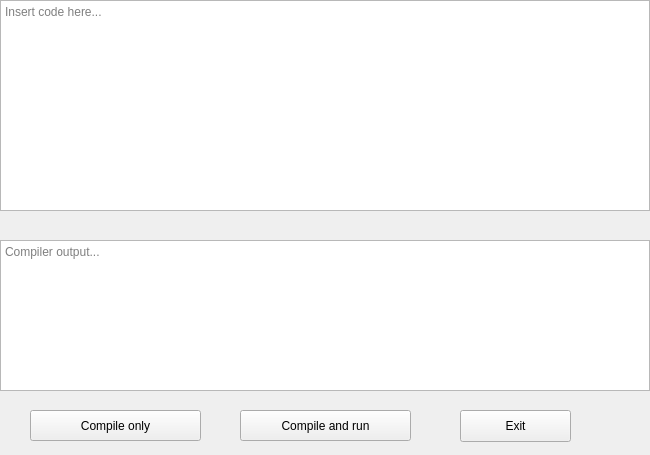
<?xml version="1.0" encoding="UTF-8"?>
<ui version="4.0">
 <class>kompiler</class>
 <widget class="QMainWindow" name="kompiler">
  <property name="geometry">
   <rect>
    <x>0</x>
    <y>0</y>
    <width>650</width>
    <height>455</height>
   </rect>
  </property>
  <property name="windowTitle">
   <string>X IDE</string>
  </property>
  <widget class="QWidget" name="centralwidget">
   <widget class="QTextEdit" name="editor">
    <property name="geometry">
     <rect>
      <x>0</x>
      <y>0</y>
      <width>650</width>
      <height>211</height>
     </rect>
    </property>
    <property name="styleSheet">
     <string notr="true"/>
    </property>
    <property name="placeholderText">
     <string>Insert code here...</string>
    </property>
   </widget>
   <widget class="QPushButton" name="compile">
    <property name="geometry">
     <rect>
      <x>240</x>
      <y>410</y>
      <width>171</width>
      <height>31</height>
     </rect>
    </property>
    <property name="text">
     <string>Compile and run</string>
    </property>
   </widget>
   <widget class="QPushButton" name="exit">
    <property name="geometry">
     <rect>
      <x>460</x>
      <y>410</y>
      <width>111</width>
      <height>32</height>
     </rect>
    </property>
    <property name="text">
     <string>Exit</string>
    </property>
   </widget>
   <widget class="QTextEdit" name="compiler_output">
    <property name="geometry">
     <rect>
      <x>0</x>
      <y>240</y>
      <width>650</width>
      <height>151</height>
     </rect>
    </property>
    <property name="placeholderText">
     <string>Compiler output...</string>
    </property>
   </widget>
   <widget class="QPushButton" name="compile_only">
    <property name="geometry">
     <rect>
      <x>30</x>
      <y>410</y>
      <width>171</width>
      <height>31</height>
     </rect>
    </property>
    <property name="text">
     <string>Compile only</string>
    </property>
   </widget>
  </widget>
 </widget>
 <resources/>
 <connections/>
</ui>
